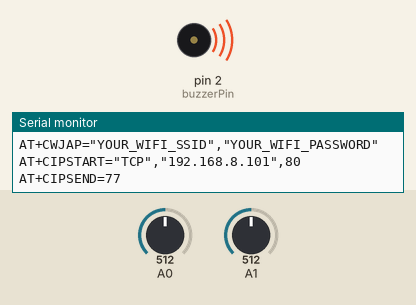
This sketch was run on a simulated Arduino Uno, built with avr-gcc and run on an emulated ATmega328P. On the bench: buzzer (waves = sounding, pin HIGH), the last lines printed to the serial monitor. Inputs (shaded band) come from the test bench; at power-on: A0 = 512, A1 = 512.

Above: at 5.0 s.
At 10.5 s:
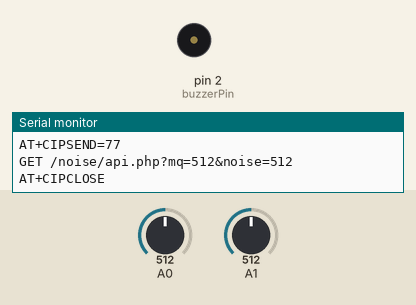
Timing chart, 0 to 16.3 s (numbered marks = the images above):
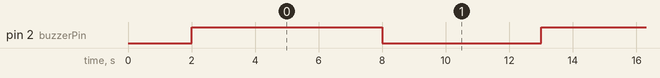

Measured:
- by itself, pin 2 (buzzerPin): alternates HIGH for 6.0 s and LOW for 5.0 s

The sketch:

airnoise.ino
```cpp
#include <SoftwareSerial.h>

int buzzerPin = 2;
void setup() {
  // put your setup code here, to run once:
  //serial begin ESP
  Serial.begin(115200);
  Serial.println("AT+CWMODE=1");
  delay(1000);
  Serial.println("AT+CWJAP=\"YOUR_WIFI_SSID\",\"YOUR_WIFI_PASSWORD\""); //change this line according to your wifi username and password
  delay(1000);
  pinMode(buzzerPin, OUTPUT);
  digitalWrite(buzzerPin, HIGH);
}

void loop() {
      int MQT = MQ();
      int n = noise();
      delay(1000);
      Serial.println("AT+CIPSTART=\"TCP\",\"192.168.8.101\",80"); //change the IP address according to the IP of your laptop.
      delay(1000);
      Serial.println("AT+CIPSEND=77");
      delay(1000);
      Serial.print("GET /noise/api.php?mq=");
      Serial.print(MQT);
      Serial.print("&noise=");
      Serial.println(n);
      delay(3000);
      Serial.println("AT+CIPCLOSE");


      if(MQT > 450){
         digitalWrite(buzzerPin, LOW);
         delay(5000);
         digitalWrite(buzzerPin, HIGH);
      }
      else {
        digitalWrite(buzzerPin, HIGH);
      }

}

int MQ(){
  int MQ = analogRead(A0);

  return MQ;
}

int noise(){

  int ns = analogRead(A1);

  return ns;
}
```
